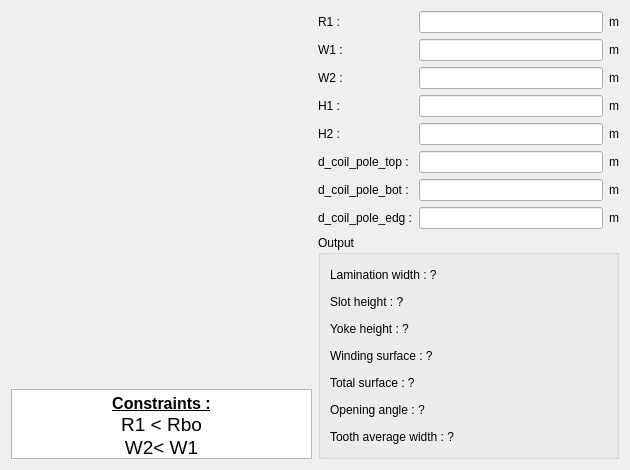
<?xml version="1.0" encoding="UTF-8"?>
<ui version="4.0">
 <class>PWSlot60</class>
 <widget class="QWidget" name="PWSlot60">
  <property name="geometry">
   <rect>
    <x>0</x>
    <y>0</y>
    <width>630</width>
    <height>470</height>
   </rect>
  </property>
  <property name="minimumSize">
   <size>
    <width>630</width>
    <height>470</height>
   </size>
  </property>
  <property name="maximumSize">
   <size>
    <width>16777215</width>
    <height>16777215</height>
   </size>
  </property>
  <property name="windowTitle">
   <string>Form</string>
  </property>
  <layout class="QHBoxLayout" name="horizontalLayout">
   <item>
    <layout class="QVBoxLayout" name="verticalLayout_2">
     <item>
      <widget class="QLabel" name="img_slot">
       <property name="sizePolicy">
        <sizepolicy hsizetype="Expanding" vsizetype="Expanding">
         <horstretch>0</horstretch>
         <verstretch>0</verstretch>
        </sizepolicy>
       </property>
       <property name="maximumSize">
        <size>
         <width>16777215</width>
         <height>16777215</height>
        </size>
       </property>
       <property name="text">
        <string/>
       </property>
       <property name="pixmap">
        <pixmap resource="../../../../Resources/pyleecan.qrc">:/images/images/MachineSetup/WSlot/Slot_60.PNG</pixmap>
       </property>
       <property name="scaledContents">
        <bool>true</bool>
       </property>
      </widget>
     </item>
     <item>
      <widget class="QTextEdit" name="txt_constraint">
       <property name="sizePolicy">
        <sizepolicy hsizetype="Expanding" vsizetype="Fixed">
         <horstretch>0</horstretch>
         <verstretch>0</verstretch>
        </sizepolicy>
       </property>
       <property name="maximumSize">
        <size>
         <width>16777215</width>
         <height>70</height>
        </size>
       </property>
       <property name="verticalScrollBarPolicy">
        <enum>Qt::ScrollBarAlwaysOff</enum>
       </property>
       <property name="html">
        <string>&lt;!DOCTYPE HTML PUBLIC &quot;-//W3C//DTD HTML 4.0//EN&quot; &quot;http://www.w3.org/TR/REC-html40/strict.dtd&quot;&gt;
&lt;html&gt;&lt;head&gt;&lt;meta name=&quot;qrichtext&quot; content=&quot;1&quot; /&gt;&lt;style type=&quot;text/css&quot;&gt;
p, li { white-space: pre-wrap; }
&lt;/style&gt;&lt;/head&gt;&lt;body style=&quot; font-family:'MS Shell Dlg 2'; font-size:7.8pt; font-weight:400; font-style:normal;&quot;&gt;
&lt;p align=&quot;center&quot; style=&quot; margin-top:0px; margin-bottom:0px; margin-left:0px; margin-right:0px; -qt-block-indent:0; text-indent:0px;&quot;&gt;&lt;span style=&quot; font-size:12pt; font-weight:600; text-decoration: underline;&quot;&gt;Constraints :&lt;/span&gt;&lt;/p&gt;
&lt;p align=&quot;center&quot; style=&quot; margin-top:0px; margin-bottom:0px; margin-left:0px; margin-right:0px; -qt-block-indent:0; text-indent:0px;&quot;&gt;&lt;span style=&quot; font-size:14pt;&quot;&gt;R1 &amp;lt; Rbo&lt;/span&gt;&lt;/p&gt;
&lt;p align=&quot;center&quot; style=&quot; margin-top:0px; margin-bottom:0px; margin-left:0px; margin-right:0px; -qt-block-indent:0; text-indent:0px;&quot;&gt;&lt;span style=&quot; font-size:14pt;&quot;&gt;W2&amp;lt; W1&lt;/span&gt;&lt;/p&gt;&lt;/body&gt;&lt;/html&gt;</string>
       </property>
       <property name="textInteractionFlags">
        <set>Qt::TextSelectableByKeyboard|Qt::TextSelectableByMouse</set>
       </property>
      </widget>
     </item>
    </layout>
   </item>
   <item>
    <layout class="QVBoxLayout" name="verticalLayout">
     <item>
      <layout class="QGridLayout" name="gridLayout">
       <item row="0" column="0">
        <widget class="QLabel" name="in_R1">
         <property name="text">
          <string>R1 :</string>
         </property>
        </widget>
       </item>
       <item row="0" column="1">
        <widget class="FloatEdit" name="lf_R1"/>
       </item>
       <item row="0" column="2">
        <widget class="QLabel" name="unit_R1">
         <property name="text">
          <string>m</string>
         </property>
        </widget>
       </item>
       <item row="1" column="0">
        <widget class="QLabel" name="in_W1">
         <property name="text">
          <string>W1 :</string>
         </property>
        </widget>
       </item>
       <item row="1" column="1">
        <widget class="FloatEdit" name="lf_W1"/>
       </item>
       <item row="1" column="2">
        <widget class="QLabel" name="unit_W1">
         <property name="text">
          <string>m</string>
         </property>
        </widget>
       </item>
       <item row="2" column="0">
        <widget class="QLabel" name="in_W2">
         <property name="text">
          <string>W2 :</string>
         </property>
        </widget>
       </item>
       <item row="2" column="1">
        <widget class="FloatEdit" name="lf_W2"/>
       </item>
       <item row="2" column="2">
        <widget class="QLabel" name="unit_W2">
         <property name="text">
          <string>m</string>
         </property>
        </widget>
       </item>
       <item row="3" column="0">
        <widget class="QLabel" name="in_H1">
         <property name="text">
          <string>H1 :</string>
         </property>
        </widget>
       </item>
       <item row="3" column="1">
        <widget class="FloatEdit" name="lf_H1"/>
       </item>
       <item row="3" column="2">
        <widget class="QLabel" name="unit_H1">
         <property name="text">
          <string>m</string>
         </property>
        </widget>
       </item>
       <item row="4" column="0">
        <widget class="QLabel" name="in_H2">
         <property name="text">
          <string>H2 :</string>
         </property>
        </widget>
       </item>
       <item row="4" column="1">
        <widget class="FloatEdit" name="lf_H2"/>
       </item>
       <item row="4" column="2">
        <widget class="QLabel" name="unit_H2">
         <property name="text">
          <string>m</string>
         </property>
        </widget>
       </item>
       <item row="5" column="0">
        <widget class="QLabel" name="in_H3">
         <property name="text">
          <string>d_coil_pole_top :</string>
         </property>
        </widget>
       </item>
       <item row="5" column="1">
        <widget class="FloatEdit" name="lf_H3"/>
       </item>
       <item row="5" column="2">
        <widget class="QLabel" name="unit_H3">
         <property name="text">
          <string>m</string>
         </property>
        </widget>
       </item>
       <item row="6" column="0">
        <widget class="QLabel" name="in_H4">
         <property name="text">
          <string>d_coil_pole_bot :</string>
         </property>
        </widget>
       </item>
       <item row="6" column="1">
        <widget class="FloatEdit" name="lf_H4"/>
       </item>
       <item row="6" column="2">
        <widget class="QLabel" name="unit_H4">
         <property name="text">
          <string>m</string>
         </property>
        </widget>
       </item>
       <item row="7" column="0">
        <widget class="QLabel" name="in_W3">
         <property name="text">
          <string>d_coil_pole_edg :</string>
         </property>
        </widget>
       </item>
       <item row="7" column="1">
        <widget class="FloatEdit" name="lf_W3"/>
       </item>
       <item row="7" column="2">
        <widget class="QLabel" name="unit_W3">
         <property name="text">
          <string>m</string>
         </property>
        </widget>
       </item>
      </layout>
     </item>
     <item>
      <widget class="QGroupBox" name="g_output">
       <property name="minimumSize">
        <size>
         <width>200</width>
         <height>0</height>
        </size>
       </property>
       <property name="title">
        <string>Output</string>
       </property>
       <layout class="QVBoxLayout" name="verticalLayout_3">
        <item>
         <widget class="QLabel" name="out_Wlam">
          <property name="text">
           <string>Lamination width : ?</string>
          </property>
         </widget>
        </item>
        <item>
         <widget class="QLabel" name="out_slot_height">
          <property name="text">
           <string>Slot height : ?</string>
          </property>
         </widget>
        </item>
        <item>
         <widget class="QLabel" name="out_yoke_height">
          <property name="text">
           <string>Yoke height : ?</string>
          </property>
         </widget>
        </item>
        <item>
         <widget class="QLabel" name="out_wind_surface">
          <property name="text">
           <string>Winding surface : ?</string>
          </property>
         </widget>
        </item>
        <item>
         <widget class="QLabel" name="out_tot_surface">
          <property name="text">
           <string>Total surface : ?</string>
          </property>
         </widget>
        </item>
        <item>
         <widget class="QLabel" name="out_op_angle">
          <property name="text">
           <string>Opening angle : ?</string>
          </property>
         </widget>
        </item>
        <item>
         <widget class="QLabel" name="out_tooth_width">
          <property name="text">
           <string>Tooth average width : ?</string>
          </property>
         </widget>
        </item>
       </layout>
      </widget>
     </item>
    </layout>
   </item>
  </layout>
 </widget>
 <customwidgets>
  <customwidget>
   <class>FloatEdit</class>
   <extends>QLineEdit</extends>
   <header>......GUI/Tools/FloatEdit.h</header>
  </customwidget>
 </customwidgets>
 <tabstops>
  <tabstop>lf_R1</tabstop>
  <tabstop>lf_W1</tabstop>
  <tabstop>lf_W2</tabstop>
  <tabstop>lf_H1</tabstop>
  <tabstop>lf_H2</tabstop>
  <tabstop>txt_constraint</tabstop>
 </tabstops>
 <resources>
  <include location="../../../../Resources/pyleecan.qrc"/>
 </resources>
 <connections/>
</ui>
